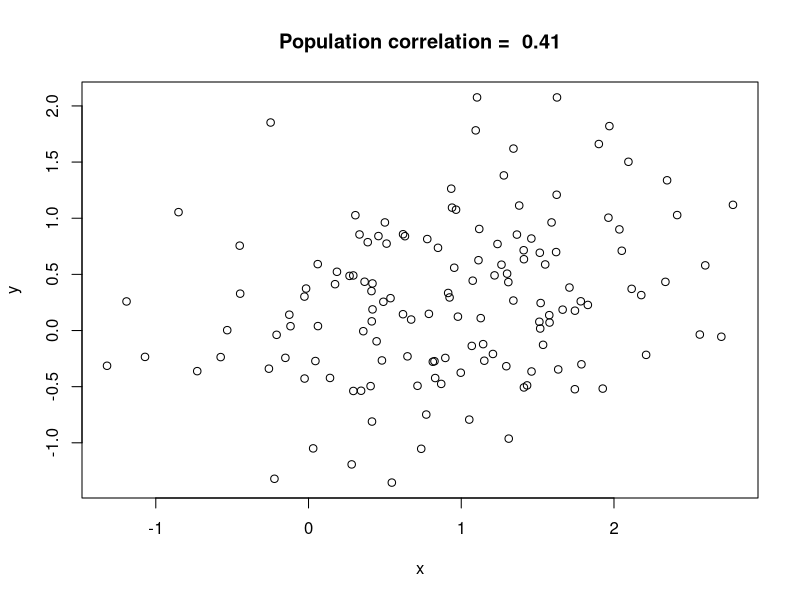

Write the R code that produced this figure. (Note: this script raises an error after producing the figure.)
#Exercice indications.

SAMPLESEED= 34642
SIMULATIONSEED= 74658
muX=1
muY=0.4
sX=0.9
sY=0.7
rho123=0.41

# Generate Bivariate Gaussian Observations
n1= 140 
      #Ne jamais run les lignes du code d'en dessous individuellement, sinon ça ne marche pas.
gen_normal <- function(n1, muX=0, muY=0, sX=1, sY=1, rho=0){
  
  x <- rnorm(n1, muX, sX)
  z <- rnorm(n1, muY, sY * sqrt(1-rho^2))
  y <- sY/sX * rho * (x-muX) + z
  df <- data.frame(x=x, y=y)
  return(df)
}

# Generate data, normal setting
set.seed(SAMPLESEED)
df <- gen_normal(n=140, muX=1, muY=0.4, sX=0.9, sY=0.7, rho=0.41)
# true correlation coefficient in this setting
rho <- 0.41
plot(df, main=paste("Population correlation = ", round(rho, 3)))

# Compute simulated confidence interval, for normal setting, nonparametric bootstrap
# , spearman correlation coefficient
B <- 100  # number of bootstrap samples
M <- 1000  # number of monte carlo simulations

set.seed(SIMULATIONSEED)
CI.sim <- CI.sims(n = n,
                  setting = "nonlinear", # one of "normal", "outliers", "discrete", or "nonlinear"
                  method = "spearman",  # one of "pearson", "spearman"
                  type = "npboot",  # one of "boot", "npboot"
                  B = B,
                  M = M,
                  muX = muX,
                  muY = muY,
                  sX = sX,
                  sY = sY,
                  rho = rho,
                  out = out, # this parameter is ignored in the normal setting
                  dev = dev, # this parameter is ignored in the normal setting
                  angle = angle) # this parameter is ignored in the normal setting
install.packages(CI.sims)

#diaporama 10 on spearson

sample_size=c(10,20,50,100,150,200,500,1000,5000,10000)
M=10000
vec.means=rep(0,length(sample_size))
mat.stats=matrix(nrow=M,ncol=length(sample_size))
data$x = df$x
data$y = df$y

for(j in 1:length(sample_size)){
  stat.spear=rep(0,M)
  set.seed(SIMULATIONSEED)
  for(i in 1:M){
    data=rnorm(sample_size[j], 1, 0.4)
    stat.spear[i]=cor(df$x,df$y,method="spearman")
  }
  vec.means[j]=mean(stat.spear)
  mat.stats[,j]=stat.spear
}

dimnames(mat.stats)[[2]]=as.character(sample_size)
par(mar=c(5,6,1,1))



boxplot(mat.stats[,-c(1,2)],xlab="Sample size", ylab=" ", 
        cex.lab = 1.8, cex.axis = 1.8)
mtext(side = 2, text = expression(rho^S), cex= 1.8, line = 4,las=1)
abline(h=rho)

#(facultatif jsp à quoi ça sert)
plot(sample_size,vec.means,xlab="n",type="l",ylab=" ", las =1,ylim=c(0.5,0.7), cex.lab = 1.8, cex.axis = 1.8)
abline(h=rho)



